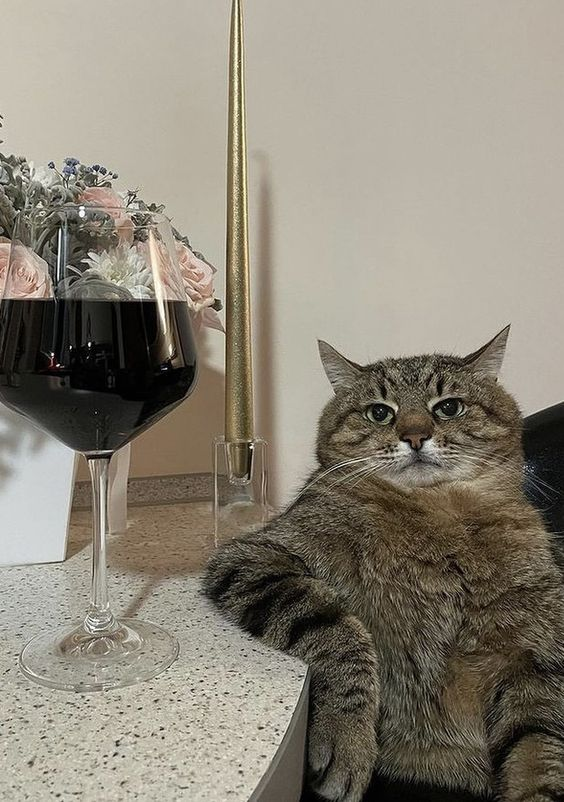
#> input picture openCV/photos/catWine.jpg, 564 x 802 px
$ python basic.py
#> lines starting #> are read from the running program, lines starting #| are printed output that depends on the picture; after the words box and inside, x2 and y2 are one past the last pixel; in counts of white or black regions, pixels touching at a corner belong together
import cv2 as cv

img = cv.imread('photos/catWine.jpg')
#> img is the input picture: shape (802, 564, 3); mean B, G, R 119, 132.4, 138.9
cv.imshow('Gentleman', img)

# Converting to grayscale
# gray = cv.cvtColor(img, cv.COLOR_BGR2GRAY)
# cv.imshow('Vintage', gray)

# Blur
blur = cv.GaussianBlur(img, (5,5), cv.BORDER_DEFAULT)
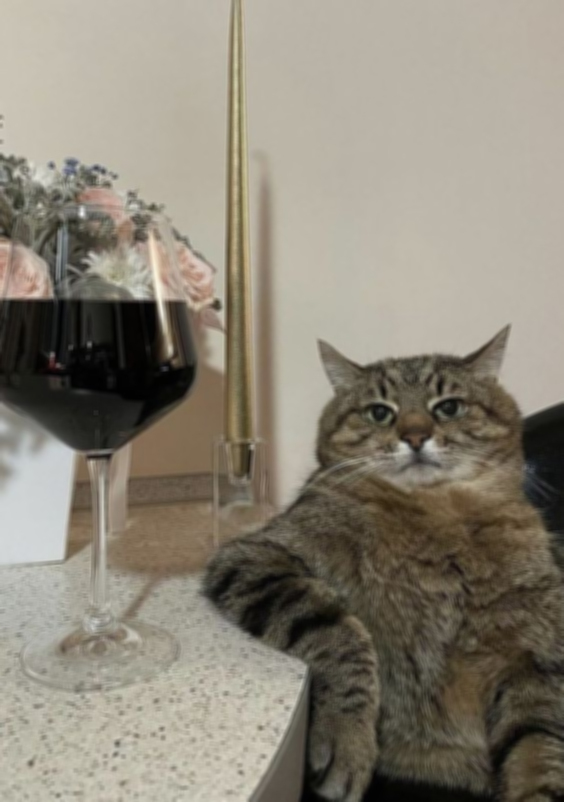
#> blur: shape (802, 564, 3); mean B, G, R 119, 132.4, 138.9
cv.imshow('Blur', blur)

# Edge Cascade
canny = cv.Canny(blur, 125, 175)
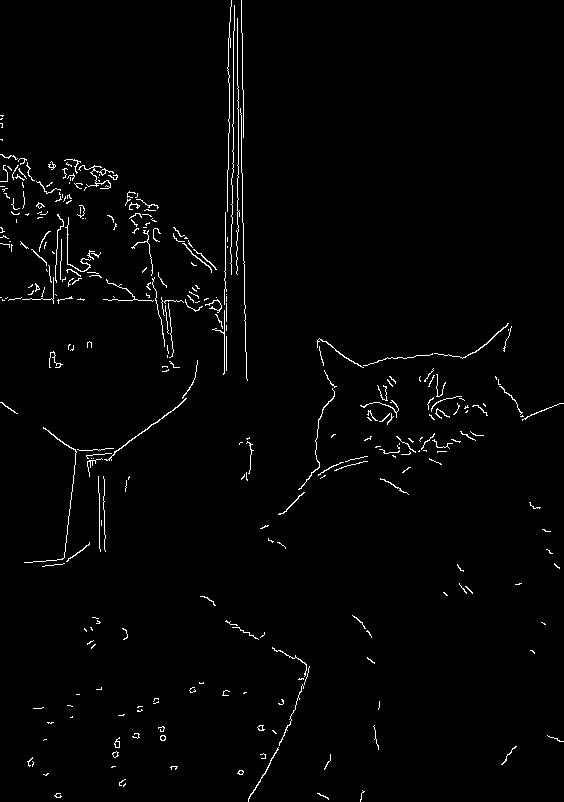
#> canny: shape (802, 564); 1.7% white in thin lines or dots
cv.imshow('Cascade', canny)

# [13 lines of commented-out code are left out]
cropped = img[300:500, 300:500]
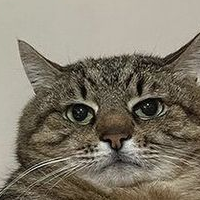
#> cropped: shape (200, 200, 3); mean B, G, R 107.6, 122.4, 129.6
cv.imshow('Cropped', cropped)

cv.waitKey(0)

$ run again, with openCV/photos/catSleepy.jpg copied over openCV/photos/catWine.jpg
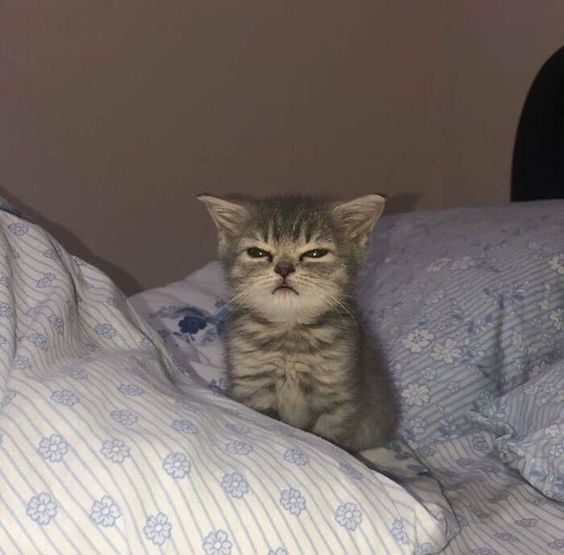
#> input picture openCV/photos/catSleepy.jpg, 564 x 555 px
#> img is the input picture: shape (555, 564, 3); mean B, G, R 107.7, 111.3, 120.6
#> `canny = cv.Canny(blur, 125, 175)`:
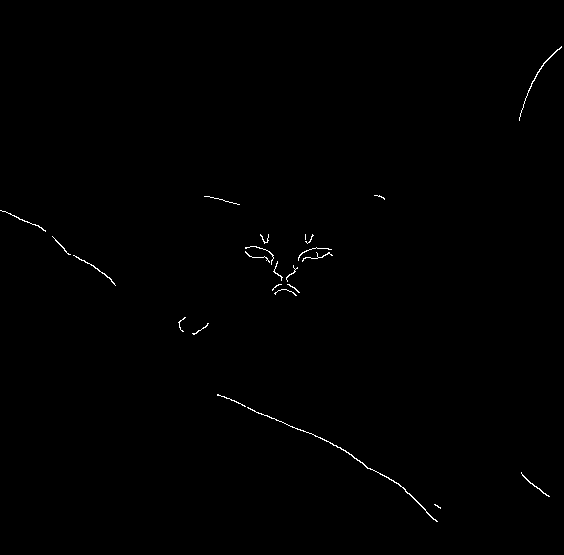
#> canny: shape (555, 564); 0.35% white in thin lines or dots, all inside (x1, y1, x2, y2) = (0, 46, 562, 522)
#> `cropped = img[300:500, 300:500]`:
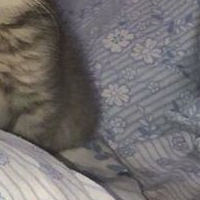
#> cropped: shape (200, 200, 3); mean B, G, R 109.4, 109.5, 113.4

$ run again, with openCV/photos/catSunglasses.jpg copied over openCV/photos/catWine.jpg
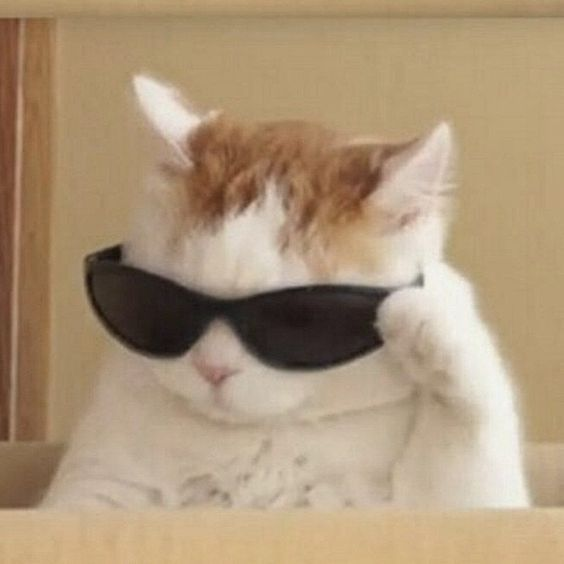
#> input picture openCV/photos/catSunglasses.jpg, 564 x 564 px
#> img is the input picture: shape (564, 564, 3); mean B, G, R 121.3, 150.1, 173.1
#> `canny = cv.Canny(blur, 125, 175)`:
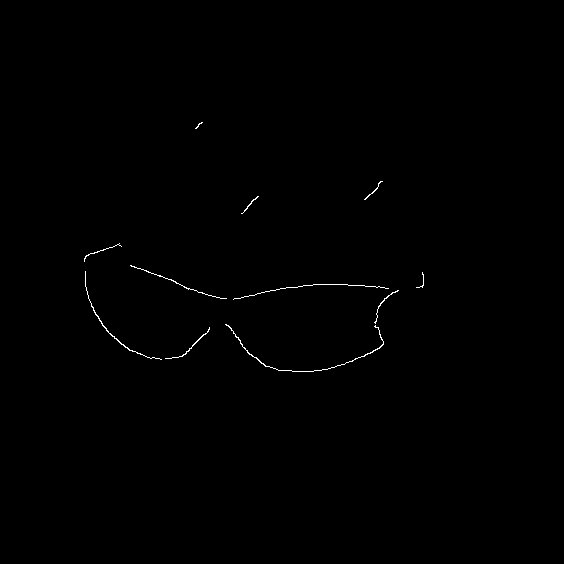
#> canny: shape (564, 564); 0.29% white in thin lines or dots, all inside (x1, y1, x2, y2) = (84, 122, 424, 372)
#> `cropped = img[300:500, 300:500]`:
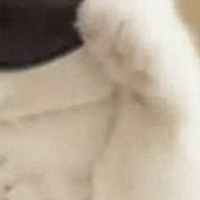
#> cropped: shape (200, 200, 3); mean B, G, R 148.5, 166.2, 179.8
